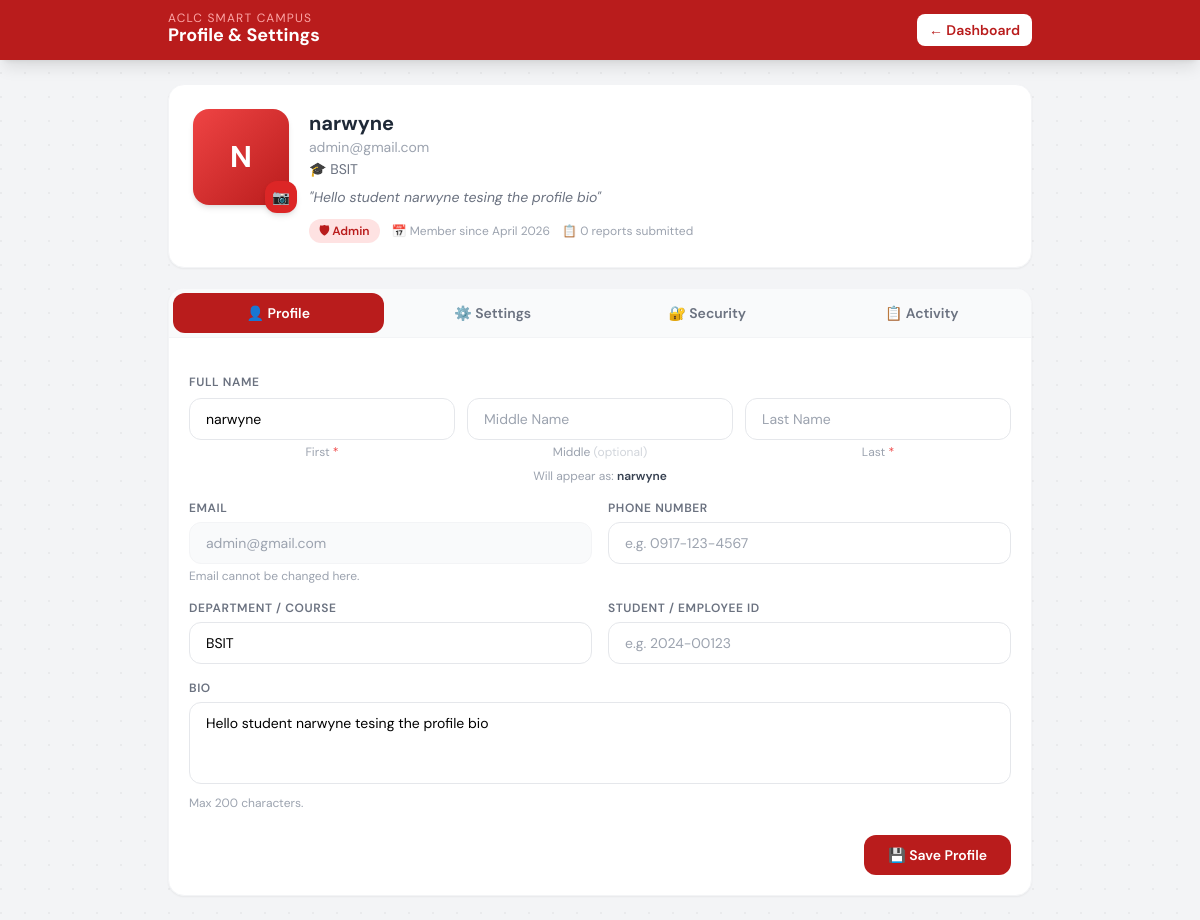
The app's page /profile.php (signed in) with its own data.
### tables this page shows
CREATE TABLE `users` (
  `id` int(11) NOT NULL,
  `name` varchar(100) DEFAULT NULL,
  `first_name` varchar(80) DEFAULT NULL,
  `middle_name` varchar(80) DEFAULT NULL,
  `last_name` varchar(80) DEFAULT NULL,
  `email` varchar(100) DEFAULT NULL,
  `password` varchar(255) DEFAULT NULL,
  `created_at` timestamp NOT NULL DEFAULT current_timestamp(),
  `role` enum('user','admin') DEFAULT 'user',
  `avatar` varchar(255) DEFAULT NULL COMMENT 'Path to uploaded avatar image',
  `phone` varchar(30) DEFAULT NULL COMMENT 'Contact number',
  `department` varchar(100) DEFAULT NULL COMMENT 'Department / course',
  `student_id` varchar(50) DEFAULT NULL COMMENT 'Student or employee ID',
  `bio` text DEFAULT NULL COMMENT 'Short bio',
  `notif_email` tinyint(1) NOT NULL DEFAULT 1 COMMENT 'Email notifications on/off',
  `notif_sms` tinyint(1) NOT NULL DEFAULT 0 COMMENT 'SMS notifications on/off',
  `theme` enum('light','dark') NOT NULL DEFAULT 'light',
  `updated_at` timestamp NULL DEFAULT NULL ON UPDATE current_timestamp()
);

### profile.php (the view, shortened to what this page needs)
<?php
require_once 'includes/db.php';
$user    = null;
$my_incidents = [];
if ($pdo) {
    $stmt = $pdo->prepare("SELECT * FROM users WHERE id = ? LIMIT 1");
    $stmt->execute([$_SESSION['user_id']]);
    $user = $stmt->fetch();
}
if ($pdo) {
    $stmt = $pdo->prepare("
        SELECT id, incident_type, severity, location, status, reported_at
        FROM incidents
        WHERE reported_by = ?
        ORDER BY reported_at DESC
        LIMIT 10
    ");
    $stmt->execute([$_SESSION['user_id']]);
    $my_incidents = $stmt->fetchAll();
}
$initials = strtoupper(implode('', array_map(fn($w) => $w[0], explode(' ', trim($user['name'])))));
$initials = substr($initials, 0, 2);
$memberSince = isset($user['created_at']) ? date('F Y', strtotime($user['created_at'])) : 'Unknown';
$incidentCount = count($my_incidents);
?>
<!DOCTYPE html>
<html lang="en">
<head>
  <script src="https://cdn.tailwindcss.com"></script>
</head>
<body class="min-h-screen">
<nav class="bg-red-700 text-white sticky top-0 z-40 shadow-lg">
  <div class="max-w-4xl mx-auto px-4 py-3 flex items-center justify-between">
    <div>
      <span class="text-xs text-red-300 uppercase tracking-widest block leading-none">ACLC Smart Campus</span>
      <span class="font-bold text-lg leading-tight">Profile & Settings</span>
    </div>
    <a href="dashboard.php" class="bg-white text-red-700 hover:bg-red-50 px-3 py-1.5 rounded-lg text-sm font-semibold transition">
      ← Dashboard
    </a>
  </div>
</nav>
<div class="max-w-4xl mx-auto px-4 py-6 space-y-5">
  <div class="bg-white rounded-2xl shadow-sm border border-gray-100 p-6 flex flex-col sm:flex-row items-center sm:items-start gap-5 anim" style="animation-delay:0.05s">
    <div class="relative shrink-0">
      <?php if (!empty($user['avatar']) && file_exists($user['avatar'])): ?>
        <img src="<?= htmlspecialchars($user['avatar']) ?>" alt="Avatar"
          class="w-24 h-24 rounded-2xl object-cover shadow-md border-4 border-white ring-2 ring-red-200">
      <?php else: ?>
        <div class="w-24 h-24 rounded-2xl bg-gradient-to-br from-red-500 to-red-700 flex items-center justify-center shadow-md text-white text-3xl font-bold">
          <?= htmlspecialchars($initials) ?>
        </div>
      <?php endif; ?>
      <form method="POST" enctype="multipart/form-data" id="avatarForm">
        <button type="button" onclick="document.getElementById('avatarInput').click()"
          class="absolute -bottom-2 -right-2 bg-red-600 hover:bg-red-700 text-white w-8 h-8 rounded-xl flex items-center justify-center shadow-md transition text-sm">
          📷
        </button>
      </form>
    </div>
    <div class="flex-1 text-center sm:text-left">
      <h2 class="text-xl font-bold text-gray-800"><?= htmlspecialchars($user['name']) ?></h2>
      <p class="text-sm text-gray-400"><?= htmlspecialchars($user['email'] ?? '') ?></p>
      <?php if (!empty($user['department'])): ?>
      <p class="text-sm text-gray-500 mt-0.5">🎓 <?= htmlspecialchars($user['department']) ?></p>
      <?php endif; ?>
      <?php if (!empty($user['bio'])): ?>
      <p class="text-sm text-gray-500 mt-2 italic">"<?= htmlspecialchars($user['bio']) ?>"</p>
      <?php endif; ?>
      <div class="flex flex-wrap gap-3 mt-3 justify-center sm:justify-start">
        <span class="inline-flex items-center gap-1 text-xs font-semibold px-2.5 py-1 rounded-full <?= $user['role']==='admin' ? 'bg-red-100 text-red-700' : 'bg-gray-100 text-gray-600' ?>">
          <?= $user['role']==='admin' ? '🛡 Admin' : '👤 User' ?>
        </span>
        <span class="inline-flex items-center gap-1 text-xs text-gray-400">
          📅 Member since <?= $memberSince ?>
        </span>
        <span class="inline-flex items-center gap-1 text-xs text-gray-400">
          📋 <?= $incidentCount ?> report<?= $incidentCount!==1?'s':'' ?> submitted
        </span>
      </div>
    </div>
  </div>
  <div class="bg-white rounded-2xl shadow-sm border border-gray-100 overflow-hidden anim" style="animation-delay:0.1s">
    <div class="flex border-b border-gray-100 p-1 gap-1 bg-gray-50">
      <button onclick="switchTab('profile')"  id="tab-profile"  class="tab-btn active flex-1 py-2.5 rounded-xl text-sm font-semibold transition">👤 Profile</button>
      <button onclick="switchTab('settings')" id="tab-settings" class="tab-btn flex-1 py-2.5 rounded-xl text-sm font-semibold text-gray-500 hover:text-gray-700 transition">⚙️ Settings</button>
      <button onclick="switchTab('security')" id="tab-security" class="tab-btn flex-1 py-2.5 rounded-xl text-sm font-semibold text-gray-500 hover:text-gray-700 transition">🔐 Security</button>
      <button onclick="switchTab('activity')" id="tab-activity" class="tab-btn flex-1 py-2.5 rounded-xl text-sm font-semibold text-gray-500 hover:text-gray-700 transition">📋 Activity</button>
    </div>
    <div id="panel-profile" class="p-5">
      <form method="POST" class="space-y-4">
        <div class="grid grid-cols-1 sm:grid-cols-2 gap-4">
          <div class="sm:col-span-2">
            <p class="block text-xs font-semibold text-gray-500 uppercase tracking-wider mb-2">
              Full Name
            </p>
            <div class="grid grid-cols-1 sm:grid-cols-3 gap-3">
              <div>
                <input type="text" name="first_name" required
                  value="<?= htmlspecialchars($user['first_name'] ?? '') ?>"
                  placeholder="First Name"
                  class="w-full border border-gray-200 rounded-xl px-4 py-2.5 text-sm focus:outline-none focus:ring-2 focus:ring-red-300">
                <p class="text-xs text-gray-400 mt-1 text-center">First <span class="text-red-500">*</span></p>
              </div>
              <div>
                <input type="text" name="middle_name"
                  value="<?= htmlspecialchars($user['middle_name'] ?? '') ?>"
                  placeholder="Middle Name"
                  class="w-full border border-gray-200 rounded-xl px-4 py-2.5 text-sm focus:outline-none focus:ring-2 focus:ring-red-300">
                <p class="text-xs text-gray-400 mt-1 text-center">Middle <span class="text-gray-300">(optional)</span></p>
              </div>
              <div>
                <input type="text" name="last_name" required
                  value="<?= htmlspecialchars($user['last_name'] ?? '') ?>"
                  placeholder="Last Name"
                  class="w-full border border-gray-200 rounded-xl px-4 py-2.5 text-sm focus:outline-none focus:ring-2 focus:ring-red-300">
                <p class="text-xs text-gray-400 mt-1 text-center">Last <span class="text-red-500">*</span></p>
              </div>
            </div>
            <div id="namePreview" class="mt-2 text-xs text-gray-400 text-center <?= ($user['first_name'] || $user['last_name']) ? '' : 'hidden' ?>">
              Will appear as: <span id="namePreviewText" class="font-semibold text-gray-700">
                <?= htmlspecialchars($user['name'] ?? '') ?>
              </span>
            </div>
          </div>
          <div>
            <label class="block text-xs font-semibold text-gray-500 uppercase tracking-wider mb-1.5">Email</label>
            <input type="email" value="<?= htmlspecialchars($user['email'] ?? '') ?>" disabled
              class="w-full border border-gray-100 bg-gray-50 rounded-xl px-4 py-2.5 text-sm text-gray-400 cursor-not-allowed">
            <p class="text-xs text-gray-400 mt-1">Email cannot be changed here.</p>
          </div>
          <div>
            <label class="block text-xs font-semibold text-gray-500 uppercase tracking-wider mb-1.5">Phone Number</label>
            <input type="text" name="phone" value="<?= htmlspecialchars($user['phone'] ?? '') ?>"
              placeholder="e.g. 0917-123-4567"
              class="w-full border border-gray-200 rounded-xl px-4 py-2.5 text-sm">
          </div>
          <div>
            <label class="block text-xs font-semibold text-gray-500 uppercase tracking-wider mb-1.5">Department / Course</label>
            <input type="text" name="department" value="<?= htmlspecialchars($user['department'] ?? '') ?>"
              placeholder="e.g. BSIT, BSCS"
              class="w-full border border-gray-200 rounded-xl px-4 py-2.5 text-sm">
          </div>
          <div>
            <label class="block text-xs font-semibold text-gray-500 uppercase tracking-wider mb-1.5">Student / Employee ID</label>
            <input type="text" name="student_id" value="<?= htmlspecialchars($user['student_id'] ?? '') ?>"
              placeholder="e.g. 2024-00123"
              class="w-full border border-gray-200 rounded-xl px-4 py-2.5 text-sm">
          </div>
          <div class="sm:col-span-2">
            <label class="block text-xs font-semibold text-gray-500 uppercase tracking-wider mb-1.5">Bio</label>
            <textarea name="bio" rows="3" maxlength="200"
              placeholder="A short description about yourself..."
              class="w-full border border-gray-200 rounded-xl px-4 py-2.5 text-sm resize-none"><?= htmlspecialchars($user['bio'] ?? '') ?></textarea>
            <p class="text-xs text-gray-400 mt-1">Max 200 characters.</p>
          </div>
        </div>
        <div class="flex justify-end pt-2">
          <button type="submit"
            class="bg-red-700 hover:bg-red-800 text-white font-semibold px-6 py-2.5 rounded-xl transition text-sm">
            💾 Save Profile
          </button>
        </div>
      </form>
    </div>
  </div>
</div>
</body>
</html>

### profile.php (style rules this page uses)
body { font-family:'DM Sans',sans-serif; }
.anim { animation:fadeUp 0.4s ease both; }
body { background-color:#f3f4f6; background-image:radial-gradient(circle at 1px 1px,rgba(0,0,0,0.04) 1px,transparent 0); background-size:24px 24px; }
.tab-btn.active { background:#b91c1c; color:#fff; }

### records on screen
users: name "N", name "narwyne", email "admin@gmail.com", department "BSIT", bio "Hello student narwyne tesing the profile bio", created_at "April 2026", first_name "narwyne"

### other values on screen
$incidentCount "0"
